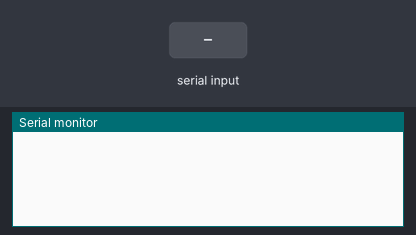
Recording of a sketch running on a simulated Arduino Mega 2560, built with avr-gcc and run on an emulated ATmega2560. Parts: the last lines printed to the serial monitor. The test bench sets the inputs (shaded band).

Above: at 0.9 s.
1.0 s: "1\n" received over the second serial link
At 1.8 s:
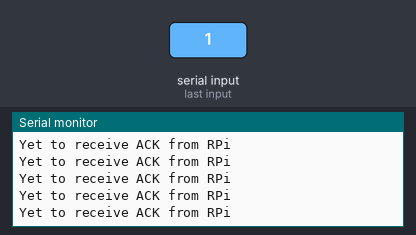
2.5 s: "2\n" received over the second serial link
At 3.4 s:
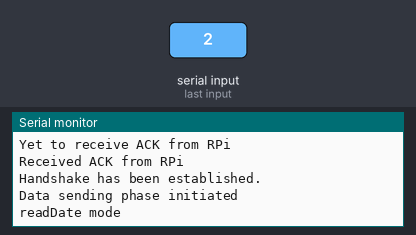
4.0 s: "N\n" received over the second serial link
At 5.2 s:
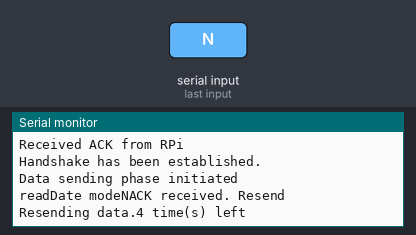
5.5 s: "A\n" received over the second serial link
At 6.4 s:
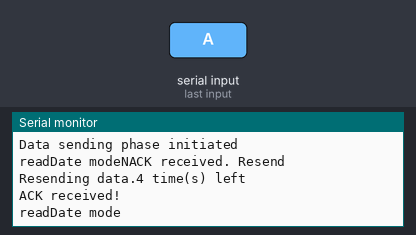

Measured:
- after the input at 1.0 s, the serial monitor: prints a new line at once (image 1)
- after the input at 2.5 s, the serial monitor: prints a new line at once (image 2)
- after the input at 4.0 s, the serial monitor: prints a new line at once (image 3)
- after the input at 5.5 s, the serial monitor: prints a new line at once (image 4)

The sketch:

code_arduino.ino
```cpp
#include <Arduino.h>
#include <Arduino_FreeRTOS.h>
#include <stdlib.h>
#include <task.h>
#include <Wire.h>
#include <stdio.h>
#include <string.h>

#define STACK_SIZE 1000

// Message buffer
char msgbuffer[4000];

// Variables for handshake
int handshake = 0;
int val = 0;
int ack = 0;

typedef union {
   float f;
   char str[4];
} Data;

void setup() {
  // put your setup code here, to run once:
  //Wire.begin();
  Serial.begin(115200);
  Serial2.begin(115200);
  //pinMode(A1, OUTPUT);
  //pinMode(A2, OUTPUT);
  //pinMode(A3, OUTPUT);
  initializingHandshake();
  //xTaskCreate(testing, "handshake", STACK_SIZE, NULL, 2, NULL);
  xTaskCreate(mainTask, "mainTask", STACK_SIZE, NULL, 1, NULL);
  //xTaskCreate(testing, "sendDate", STACK_SIZE, NULL, 2, NULL);
  vTaskStartScheduler();
}

//void testing() {
//
//  TickType_t xLastWakeTime;
//  xLastWakeTime = xTaskGetTickCount();
//
//  Serial.println("checking");
//  //strcpy(data.str, "1111" );
//  //Serial.println(data.str);
//
//}

void initializingHandshake(){

  //Serial.println("Initializing handshake");

  while(handshake < 2){
    while(handshake == 0){
      if(Serial2.available()){
        val = Serial2.read();
        //Serial.println(val);
        if(val == 49){
          Serial.println("Request received. Sending ACK to RPi");
          Serial2.write("1");
          handshake = 1;
          val = 0;
        }
      }
    }
    while(handshake == 1){
      if(Serial2.available()){
        val = Serial2.read();
        if(val == 50){
          Serial.println("Received ACK from RPi");
          handshake = 2;
        }
      }
      else{
        Serial.println("Yet to receive ACK from RPi");
      }
    }
  }

  if(handshake == 2){
    Serial.println("Handshake has been established.");
  }

}

void readData(Data dataBuffer[]){

  Data data;

  // Simulate data reading from IMU sensors
  for(int i = 0; i < 27 ; i++){
    data.f = 1.23;
    dataBuffer[i] = data;
  }
  Serial.print("readDate mode");
  // '#' represents start of data packet
  Serial2.write("#");

  for(int j = 0; j < 27; j++){
    Serial2.write(dataBuffer[j].str[3]);
    Serial2.write(dataBuffer[j].str[2]);
    Serial2.write(dataBuffer[j].str[1]);
    Serial2.write(dataBuffer[j].str[0]);

  }

  Serial2.write("0");  // Checksum
  Serial2.write("\n");  // End of line
}

void mainTask(void *p) {
//
//  TickType_t xLastWakeTime;
//  xLastWakeTime = xTaskGetTickCount();

  Serial.println("Data sending phase initiated");

  int flag = 0;
  int ACK;
  int count = 5;

  /*
   A float is 4 bytes in union data structutre
   4 ( gyro(x,y,z) + acc(x,y,z) ) == 96 bytes
   '#'(start) + Current(4B) + Voltage(4B) + Power(4B) + Checksum = 14 bytes
   Therefore need array size of 110 bytes for 1 packet of sensor reading
  */
  Data dataBuffer[110];

//  while(1){
//    if(flag==1);
//  }

  while(1){
    // Flag to check if NACK received
    flag = 0;

    readData(dataBuffer);

    while( flag == 0 ){
      if (Serial2.available()){
        ACK = Serial2.read();
        if( ACK == 78 ){
          Serial.println("NACK received. Resend");
          if(count != 0){
            count--;
            Serial.print("Resending data.");
            Serial.print(count);
            Serial.println(" time(s) left");
          } else {
            Serial.println("Data packet dropped. Proceeding to sending next data packet.");
            flag = 1;
          }
        }
        if( ACK == 65 ){
          Serial.println("ACK received!");
          flag = 1;
          count = 5;
        }

      }
    }
  }

}

void loop() {
  // put your main code here, to run repeatedly:
  //Serial.println("HELLOWORLD");
//  int incomingByte;
//  if(Serial2.available() > 0) {
//    incomingByte = Serial2.read();
//    Serial.println(incomingByte);
//  }
}
```
